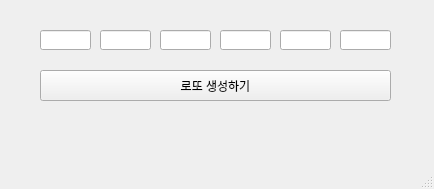
<?xml version="1.0" encoding="UTF-8"?>
<ui version="4.0">
 <class>MainWindow</class>
 <widget class="QMainWindow" name="MainWindow">
  <property name="geometry">
   <rect>
    <x>0</x>
    <y>0</y>
    <width>434</width>
    <height>189</height>
   </rect>
  </property>
  <property name="windowTitle">
   <string>MainWindow</string>
  </property>
  <widget class="QWidget" name="centralwidget">
   <widget class="QLineEdit" name="le1">
    <property name="geometry">
     <rect>
      <x>40</x>
      <y>30</y>
      <width>51</width>
      <height>20</height>
     </rect>
    </property>
    <property name="text">
     <string/>
    </property>
   </widget>
   <widget class="QLineEdit" name="le2">
    <property name="geometry">
     <rect>
      <x>100</x>
      <y>30</y>
      <width>51</width>
      <height>20</height>
     </rect>
    </property>
    <property name="text">
     <string/>
    </property>
   </widget>
   <widget class="QLineEdit" name="le3">
    <property name="geometry">
     <rect>
      <x>160</x>
      <y>30</y>
      <width>51</width>
      <height>20</height>
     </rect>
    </property>
    <property name="text">
     <string/>
    </property>
   </widget>
   <widget class="QLineEdit" name="le4">
    <property name="geometry">
     <rect>
      <x>220</x>
      <y>30</y>
      <width>51</width>
      <height>20</height>
     </rect>
    </property>
    <property name="text">
     <string/>
    </property>
   </widget>
   <widget class="QLineEdit" name="le5">
    <property name="geometry">
     <rect>
      <x>280</x>
      <y>30</y>
      <width>51</width>
      <height>20</height>
     </rect>
    </property>
    <property name="text">
     <string/>
    </property>
   </widget>
   <widget class="QLineEdit" name="le6">
    <property name="geometry">
     <rect>
      <x>340</x>
      <y>30</y>
      <width>51</width>
      <height>20</height>
     </rect>
    </property>
    <property name="text">
     <string/>
    </property>
   </widget>
   <widget class="QPushButton" name="pb">
    <property name="geometry">
     <rect>
      <x>40</x>
      <y>70</y>
      <width>351</width>
      <height>31</height>
     </rect>
    </property>
    <property name="text">
     <string>로또 생성하기</string>
    </property>
   </widget>
  </widget>
  <widget class="QMenuBar" name="menubar">
   <property name="geometry">
    <rect>
     <x>0</x>
     <y>0</y>
     <width>434</width>
     <height>21</height>
    </rect>
   </property>
  </widget>
  <widget class="QStatusBar" name="statusbar"/>
 </widget>
 <resources/>
 <connections/>
 <slots>
  <slot>myclick()</slot>
 </slots>
</ui>
